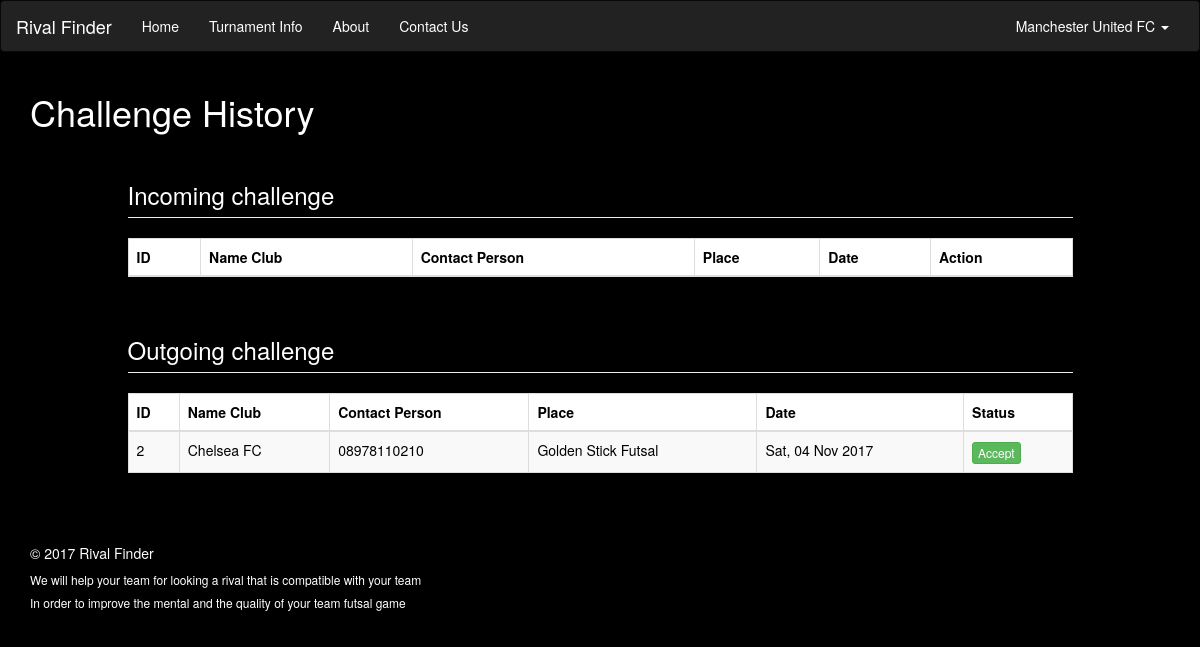
Page /challenge-history.php (signed in) on the committed database.
### tables this page shows
CREATE TABLE `challenges` (
  `id_challenge` int(11) NOT NULL,
  `id_club_home` int(11) NOT NULL,
  `id_club_away` int(11) NOT NULL,
  `date` date NOT NULL,
  `place` text NOT NULL,
  `status` enum('Accept','Waiting Response','Decline') NOT NULL
);

CREATE TABLE `clubs` (
  `id_club` int(11) NOT NULL,
  `email` text NOT NULL,
  `password` varchar(255) NOT NULL,
  `name` varchar(35) NOT NULL,
  `contact` varchar(12) NOT NULL,
  `logo` text NOT NULL,
  `status` enum('Available','Unavailable') NOT NULL
);

### challenge-history.php (the view, shortened to what this page needs)
<?php include_once 'layouts/header.php';?>
<?php
  include_once 'config/koneksi.php';
  $id_club = $_SESSION['id_club'];
  $queryOutgoing = "SELECT * FROM challenges WHERE id_club_home = $id_club";
  $resultOutgoing = mysqli_query($conn, $queryOutgoing);
?>
  <div class="container">
    <div class="row">
      <div class="col-sm-12">
        <h1>Challenge History</h1>
      </div>
    </div>
    <div class="row">
      <div class="col-sm-10 col-sm-offset-1">
        <h3 class="page-header">Incoming challenge</h3>
        <table id="challenge-history-incoming" class="table table-striped table-bordered" cellspacing="0" width="100%">
          <thead>
            <tr>
                <th>ID</th>
                <th>Name Club</th>
                <th>Contact Person</th>
                <th>Place</th>
                <th>Date</th>
                <th>Action</th>
            </tr>
          </thead>
        </table>
      </div>
    </div>
    <div class="row">
      <div class="col-sm-10 col-sm-offset-1">
        <h3 class="page-header">Outgoing challenge</h3>
        <table id="challenge-history-outgoing" class="table table-striped table-bordered" cellspacing="0" width="100%">
          <thead>
            <tr>
                <th>ID</th>
                <th>Name Club</th>
                <th>Contact Person</th>
                <th>Place</th>
                <th>Date</th>
                <th>Status</th>
            </tr>
          </thead>
          <tbody>
            <?php while ($challengeOutgoing = mysqli_fetch_array($resultOutgoing)) { ?>
              <?php
                $idClubOutgoing = $challengeOutgoing['id_club_away'];
                $queryClubOutgoing = "SELECT * FROM clubs WHERE id_club = $idClubOutgoing";
                $resultClubOutgoing = mysqli_query($conn, $queryClubOutgoing);
               ?>
              <tr>
                <td><?= $challengeOutgoing['id_challenge']; ?></td>
                <?php while ($clubOutgoing = mysqli_fetch_array($resultClubOutgoing)) { ?>
                  <td><?= $clubOutgoing['name']; ?></td>
                  <td><?= $clubOutgoing['contact']; ?></td>
                <?php } ?>
                <td><?= $challengeOutgoing['place']; ?></td>
                <?php $dateOutgoing = date_create($challengeOutgoing['date']); ?>
                <td><?= date_format($dateOutgoing, "D, d M Y"); ?></td>
                <td>
                  <?php if ($challengeOutgoing['status'] == 'Accept') {
                    echo "<a href='#' class='btn btn-success btn-xs'>".$challengeOutgoing['status']."</a>";
                  } else if($challengeOutgoing['status'] == 'Waiting Response') {
                    echo "<a href='#' class='btn btn-warning btn-xs'>".$challengeOutgoing['status']."</a>";
                  } else {
                    echo "<a href='#' class='btn btn-danger btn-xs'>".$challengeOutgoing['status']."</a>";
                  }
                ?>
                </td>
              </tr>
            <?php } ?>
          </tbody>
        </table>
      </div>
    </div>
  </div>
<?php include_once 'layouts/footer.php';?>

### assets/css/style.css (style rules this page uses)
.container { color: white; }

### assets/css/style-front.css (style rules this page uses)
table { background-color: white; border : 1px solid black; color: black; }

### layouts/header.php (style rules this page uses)
body { background-color: black; }

### rows in the picture
challenges: id_challenge "2", place "Golden Stick Futsal", date "Sat, 04 Nov 2017", status "Accept"
clubs: name "Chelsea FC", contact "08978110210"

### other values in the picture
$_SESSION['name'] "Manchester United FC"
